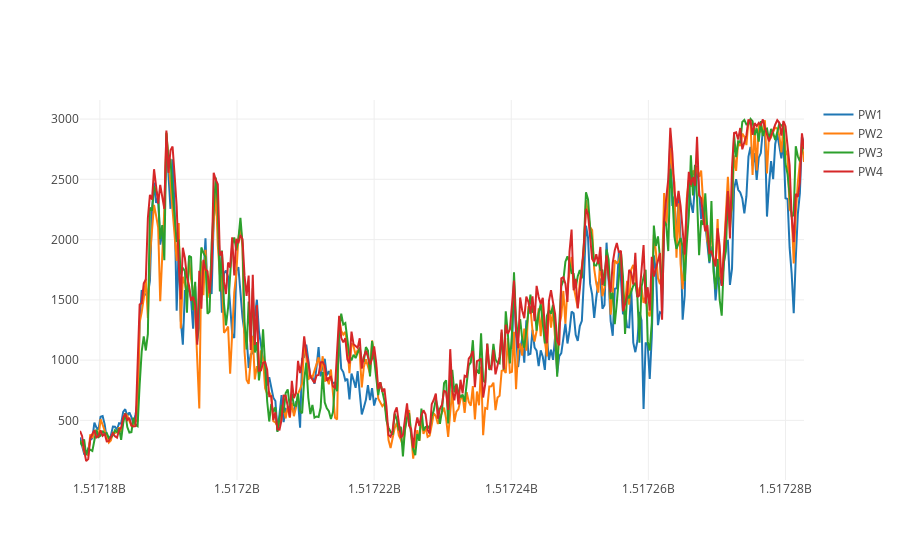

Notebook cell for this chart:
### Markdown cell above
Next we'll look at imputing the remaining missing values.  First we'll plot one of the gaps in PW1 to get a sense of the data.

### Code cell
st_missing = miss_inds[22][0]
end_missing = miss_inds[22][1]

# Get indices of points 12h before gap and 12h after
inds = range(st_missing - (12*12), end_missing + (12*12)) #range(st_missing - (12*12), st_missing + 1) + range(end_missing, end_missing + (12*12))

iplot(go.Figure(data = [go.Scatter(x = data['TimeStamp'].iloc[inds], y = data[w].iloc[inds], 
                                   mode = 'lines', name = w) for w in pw_cols]))

### Figure 1 — Plotly figure (JSON) as saved in the notebook; plotly's stock layout.template omitted (floating-point values rounded to 4 significant figures; data arrays with more than 128 entries replaced by an {"elided": "..."} marker saying what was removed)
{"data": [{"mode": "lines", "name": "PW1", "type": "scatter", "x": {"elided": "353 int values"}, "y": {"elided": "353 mixed values"}}, {"mode": "lines", "name": "PW2", "type": "scatter", "x": {"elided": "353 int values"}, "y": {"elided": "353 float values"}}, {"mode": "lines", "name": "PW3", "type": "scatter", "x": {"elided": "353 int values"}, "y": {"elided": "353 float values"}}, {"mode": "lines", "name": "PW4", "type": "scatter", "x": {"elided": "353 int values"}, "y": {"elided": "353 float values"}}], "layout": {}}
